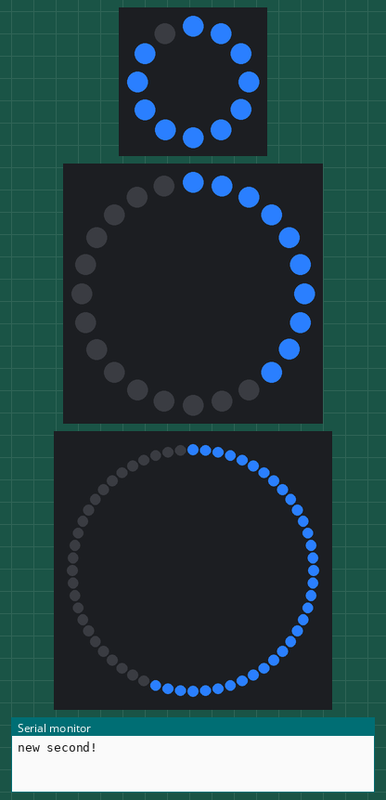
Bench run of a sketch on a simulated Arduino Uno, built with avr-gcc and run on an emulated ATmega328P. Shown: 12 RGB LEDs in a ring, first at the top, clockwise, 24 RGB LEDs in a ring, first at the top, clockwise, 60 RGB LEDs in a ring, first at the top, clockwise, the last lines printed to the serial monitor. The local clock reads 2024-03-15 10:24:30 at power-on unless the sketch sets it.

Above: at 3.7 s.
At 14.7 s:
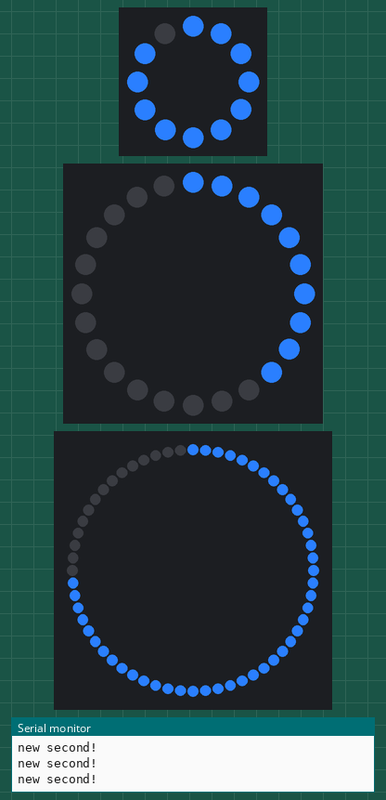
At 25.7 s:
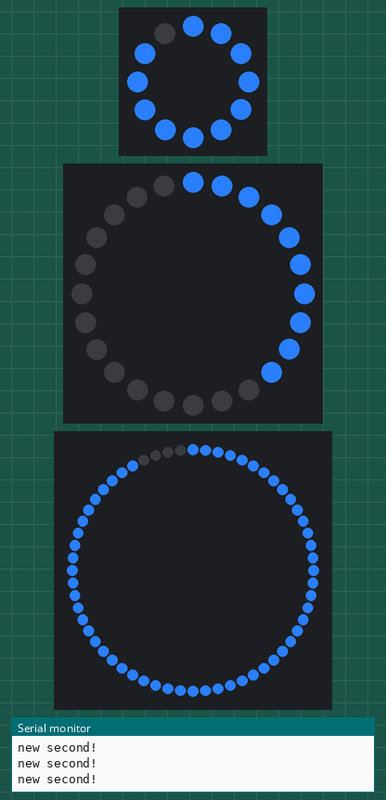
At 30.7 s:
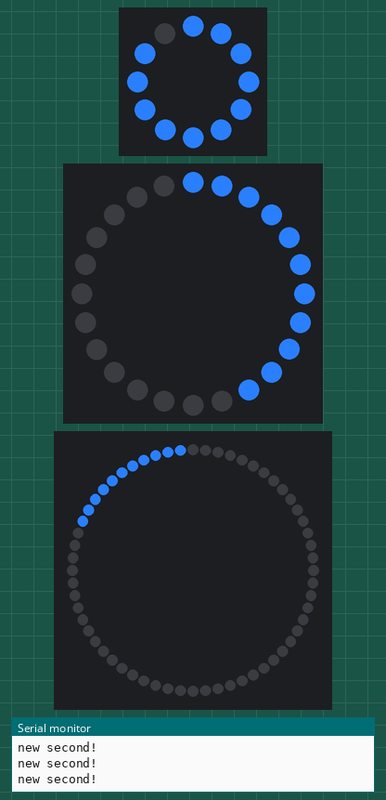
At 38.7 s:
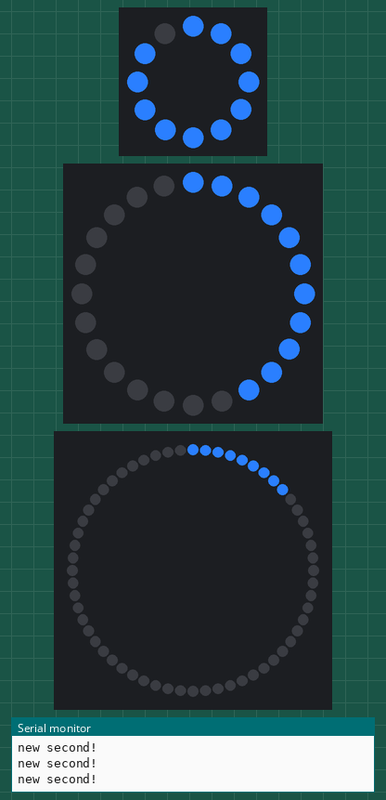

Measured:
- what the display in image 3 shows lasts 0.8 s, from 30.6 s to 31.4 s

The sketch:

clock.ino
```cpp
// Date and time functions using a DS3231 RTC connected via I2C and Wire lib
#include <Wire.h>
#include <Adafruit_NeoPixel.h>
#include "RTClib.h"

#define HOURS_PIN    2
#define HOURS_PIXELS 12

#define MINUTES_PIN  3
#define MINUTES_PIXELS 24

#define SECONDS_PIN 4
#define SECONDS_PIXELS 60

#define MAX_INTENSITY 255
#define RAMP_TIME 600

RTC_DS3231 rtc;
Adafruit_NeoPixel hours_ring = Adafruit_NeoPixel(HOURS_PIXELS, HOURS_PIN, NEO_GRB + NEO_KHZ800);
Adafruit_NeoPixel minutes_ring = Adafruit_NeoPixel(MINUTES_PIXELS, MINUTES_PIN, NEO_GRB + NEO_KHZ800);
Adafruit_NeoPixel seconds_ring = Adafruit_NeoPixel(SECONDS_PIXELS, SECONDS_PIN, NEO_GRB + NEO_KHZ800);

uint8_t sec, prev_sec;

uint32_t get_pixel_color(uint8_t intensity) {
  return hours_ring.Color(intensity / 6, intensity / 2, intensity);
}

void setup () {
  Serial.begin(9600);

  delay(3000); // wait for console opening

  if (! rtc.begin()) {
    Serial.println("Couldn't find RTC");
    while (1);
  }

  if (rtc.lostPower()) {
    Serial.println("RTC lost power, lets set the time!");
    // following line sets the RTC to the date & time this sketch was compiled
    rtc.adjust(DateTime(F(__DATE__), F(__TIME__)));
    // This line sets the RTC with an explicit date & time, for example to set
    // January 21, 2014 at 3am you would call:
    // rtc.adjust(DateTime(2014, 1, 21, 3, 0, 0));
  }
  hours_ring.begin();
  minutes_ring.begin();
  seconds_ring.begin();
  sec = 0;
  prev_sec = 0;
}

void color_pixels(Adafruit_NeoPixel& ring, uint8_t pixel) {
    ring.clear();
    for (uint8_t i = 0; i <= pixel; i++) {
        ring.setPixelColor(i, get_pixel_color(MAX_INTENSITY));
    }
    ring.show();
}

void display_hours(uint8_t hour_now) {
    uint8_t pix = hour_now % 12;
    color_pixels(hours_ring, pix);
}

void display_minutes(uint8_t minute_now) {
    uint8_t pix = (minute_now * MINUTES_PIXELS / 60) % 60;
    color_pixels(minutes_ring, pix);
}

void display_seconds(uint8_t second_now) {
    uint8_t pix = second_now % 60;
    color_pixels(seconds_ring, pix);
}

void loop () {
    DateTime now = rtc.now();

    display_hours(now.hour());
    display_minutes(now.minute());
    sec = now.second();

    if (sec != prev_sec) {
      Serial.println("new second!");
      if (sec > 0) {
        display_seconds(sec - 1);
      } else {
        for (uint8_t i = 0; i < 60; i++) {
          seconds_ring.setPixelColor(i, 0);
          seconds_ring.show();
          delay(10);
        }
      }

      unsigned long time_now = millis();
      while (millis() < time_now + RAMP_TIME) {
        unsigned long elapsed = millis() - time_now;
        unsigned long intensity = elapsed * MAX_INTENSITY / RAMP_TIME;
        seconds_ring.setPixelColor(sec, get_pixel_color(intensity));
        seconds_ring.show();
      }
      prev_sec = sec;
    }
}
```
